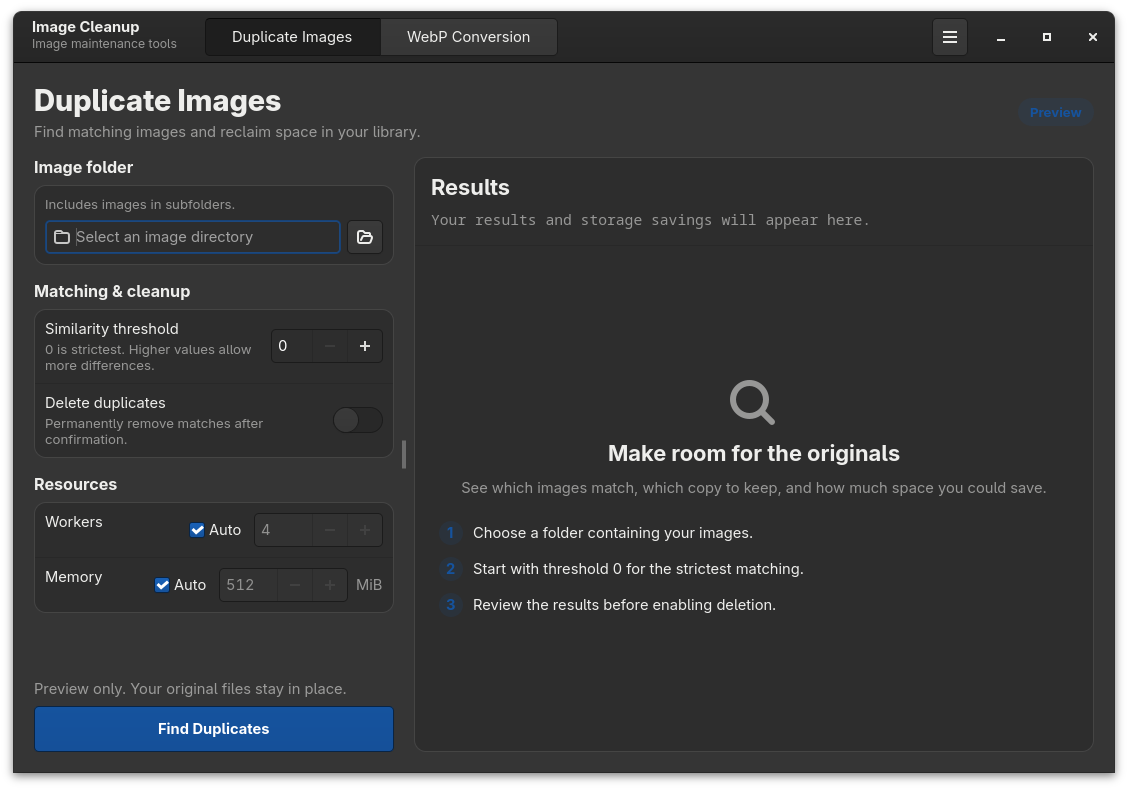
#> input picture assets/duplicate-images.png, 1128 x 789 px
$ python -i signatures.py   (imports and definitions only)
#> lines starting #> are read from the running program, lines starting #| are printed output that depends on the picture
"""Image decoding and perceptual signature calculation."""

from __future__ import annotations

from dataclasses import dataclass
from functools import lru_cache
from pathlib import Path
from typing import TypeAlias
import warnings

import numpy as np
from numpy.typing import NDArray
from PIL import Image

try:
    from scipy.fft import dctn as _scipy_dctn
except ImportError:  # pragma: no cover - exercised by forcing the fallback
    _scipy_dctn = None

from cleanup_cli.models.image.memory import estimate_peak_bytes


PHASH_SIZE = 64
PHASH_LOW_FREQUENCIES = 16
PHASH_BITS = PHASH_LOW_FREQUENCIES**2


@dataclass(frozen=True, slots=True)
class ImageSignature:
    """Structural and color fingerprints plus the source pixel dimensions."""

    phash: int
    average_rgb: tuple[int, int, int]
    resolution: tuple[int, int] = (0, 0)


PHashValue: TypeAlias = int | ImageSignature


@dataclass(frozen=True, slots=True)
class NormalizedImage:
    """Normalized pixels and source metadata produced by one image decode."""

    grayscale: NDArray[np.float64]
    rgb: NDArray[np.uint8]
    resolution: tuple[int, int]


# [73 lines left out: functions _dct_matrix, _load_normalized, _dct_2d, _phash, perceptual_hash, image_signature, not called in this run]


class PillowImageSignatureAnalyzer:
    """Build image signatures using Pillow and a DCT implementation."""

    # [7 lines left out: function estimate_memory, not called in this run]

    def analyze(self, path: Path) -> ImageSignature:
        return image_signature(path)


# [4 lines left out: function hamming_distance, not called in this run]


class ImageSignatureDistance:
    """Compare raw pHashes or structural and color image signatures."""

    # [20 lines left out: function distance, not called in this run]

>>> result = _load_normalized('../../../../assets/duplicate-images.png')
#> in _load_normalized, image is the input picture: PIL image 1128x789 RGBA; mean R, G, B, A 47.6, 48.8, 50.2, 241.5
#> in _load_normalized, `normalized = image.convert("RGB").resize( (PHASH_SIZE, PHASH_SIZE), Im..`:
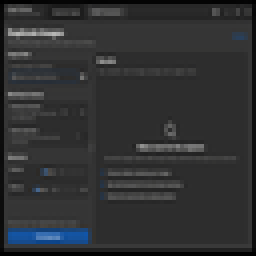
#> normalized: PIL image 64x64 RGB (shown 4 times larger); mean R, G, B 47.7, 48.9, 50.3
#> in _load_normalized, `grayscale = np.asarray(normalized.convert("L"), dtype=np.float64)`:
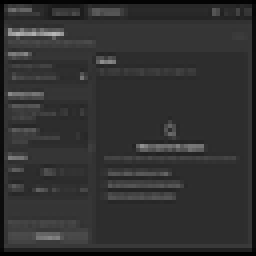
#> grayscale: shape (64, 64) float64 (shown 4 times larger); min 0, max 182, mean 48.7
